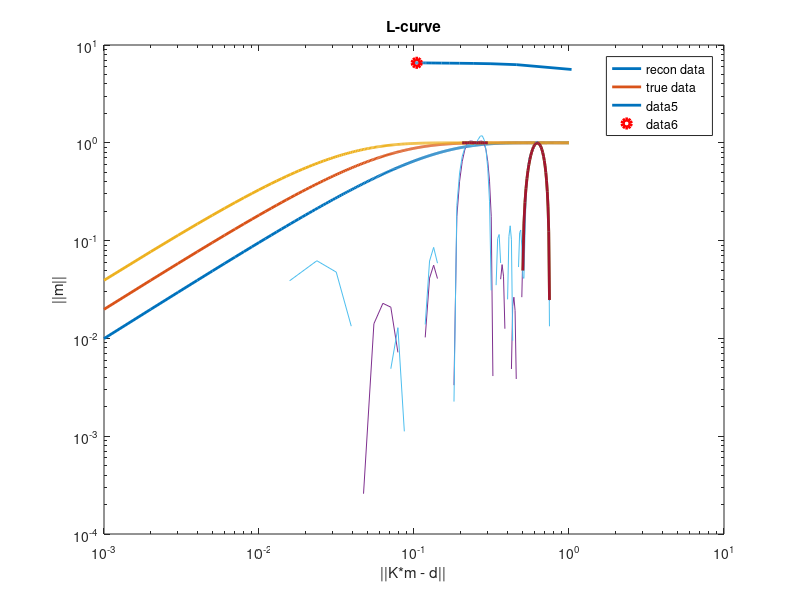
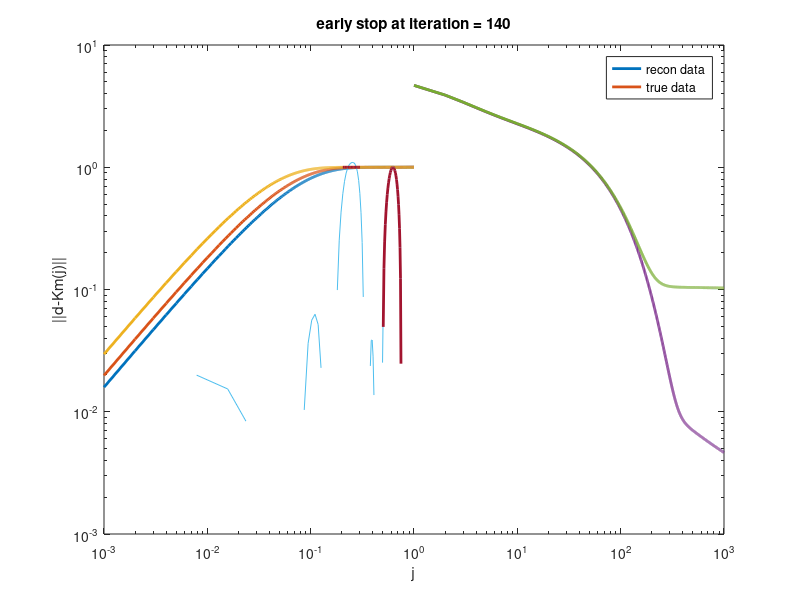
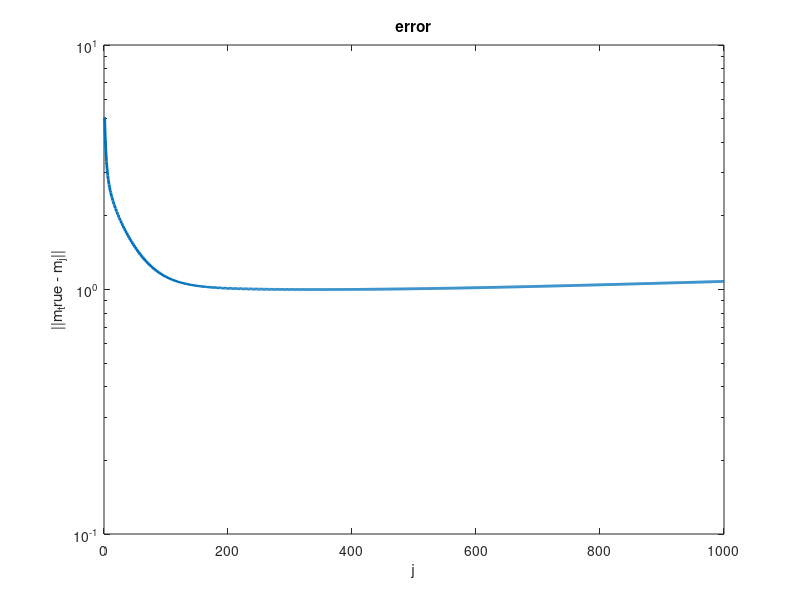

Write the MATLAB code that produced these figures, in order.
clear all
close all

rng('default');

% Number of discretization points
N = 128;
gamma = 0.03;
C = 1 / (sqrt(2*pi)*gamma);

K = zeros(N,N);
h = 1/N;
x = linspace(0,1,N)';

% discrete convolution matrix
for l = 1:N
    for k = 1:N
    	K(l,k) = h * C * exp(-(l-k)^2 * h^2 / (2 * gamma^2));
    end
end

% true image
m_true = (x > .2).*(x < .3) + sin(4*pi*x).*(x > 0.5);

% convolved image
d = K * m_true;

%% B)
sigma = 0:0.001:1;
w = [0.8,1,1.5];
j = [10,20,40];

%w = 0.4, observe j
figure(1);
for i = 1:3
    phi = 1-(1-w(2).*sigma).^j(i);
    loglog(sigma,phi,'Linewidth', 2);
    hold on;
end
legend('j = 10','j = 20', 'j = 30');
xlabel('?2'); ylabel('filter function');
title('w = 1');

%%
% j = 20, observe w
figure(2);
for i = 1:3
    phi = 1-(1-w(i).*sigma).^j(2);
    loglog(sigma,phi,'Linewidth', 2);
    hold on;
end
legend('w = 0.8','w = 1','w = 1.5');
xlabel('?2'); ylabel('filter function');
title('j = 20');


%% C) Reconstruct m using the Landweber method. Report convergence history
% (i.e. residual and error norms at each iteration)
m = zeros(N,1);
residual = zeros(1,1000);
error = zeros(1,1000);
w = 2;
count = 0;
while count < 1000
    m = m + w.*K'*(d-K*m);
    residual(count+1) = norm(d-K*m);
    error(count+1) = norm(m_true-m);
    count = count + 1;
end

figure(1);
plot(x,m,x,m_true,'Linewidth', 2);
legend('recon data', 'true data');

figure(2);
semilogy(residual,'Linewidth', 2);
xlabel('j');ylabel('||d-Km(j)||')
title('residual');

figure(3);
semilogy(error,'Linewidth', 2);
xlabel('j');ylabel('||m_true - m_j||')
title('error')


%% D) Add normally distributed noise, and reconstruct m using the Landweber
% method. Report convergence history
dn = d + 0.01 * randn(N,1);
m = zeros(N,1);
residual = zeros(1,1000);
error = zeros(1,1000);
w = 2;
count = 0;
while count < 1000
    m = m + w.*K'*(dn-K*m);
    residual(count+1) = norm(dn-K*m);
    error(count+1) = norm(m_true-m);
    count = count + 1;
end

figure(1);
plot(x,m,x,m_true,'Linewidth', 2); % noisy data
legend('recon data', 'true data');

figure(2);
semilogy(residual,'Linewidth', 2);
xlabel('j');ylabel('||d-Km(j)||')
title('residual');


figure(3);
semilogy(error,'Linewidth', 2);
xlabel('j');ylabel('||m_true - m_j||')
title('error');


%% E) Use L-curve to find out when to stop.
dn = d + 0.01 * randn(N,1);
m = zeros(N,1);
iternum = 1000;
misfit = zeros(iternum,1);
reg = zeros(iternum,1);
w = 1;
count = 0;
while count < iternum
    m = m + w.*K'*(dn-K*m);
    misfit(count+1) = norm(K*m - dn);
    reg(count+1) = norm(m);
    count = count + 1;
end

figure(1);
loglog(misfit, reg, 'Linewidth', 2);
hold on;
xlabel('||K*m - d||'); ylabel('||m||');
loglog(misfit(100), reg(100), 'ro', 'Linewidth', 3); % optimal iteration = 100;
title('L-curve');

% Recon the data using optimal iteration number
dn = d + 0.01 * randn(N,1);
m = zeros(N,1);
w = 1;
count = 0;
while count < 140
    m = m + w.*K'*(dn-K*m);

    count = count + 1;
end

figure(2);
plot(x,m,x,m_true,'Linewidth', 2);
legend('recon data', 'true data');
title('early stop at iteration = 140');
